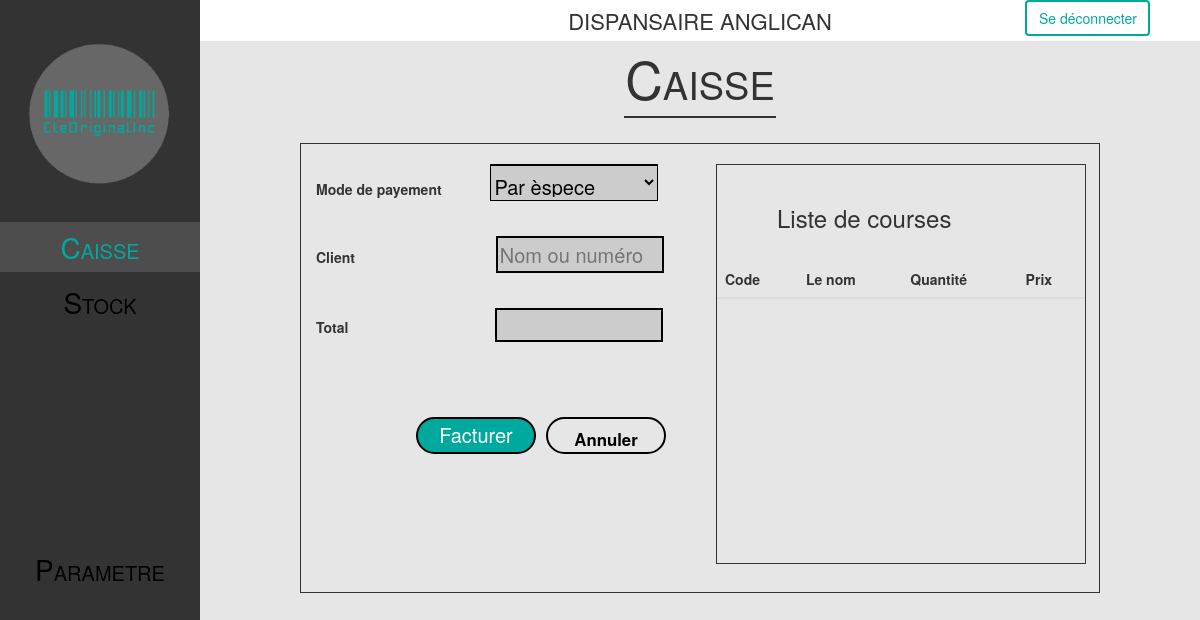
The page /caisse/facture.php?numero=2383322 on the database as committed earlier.
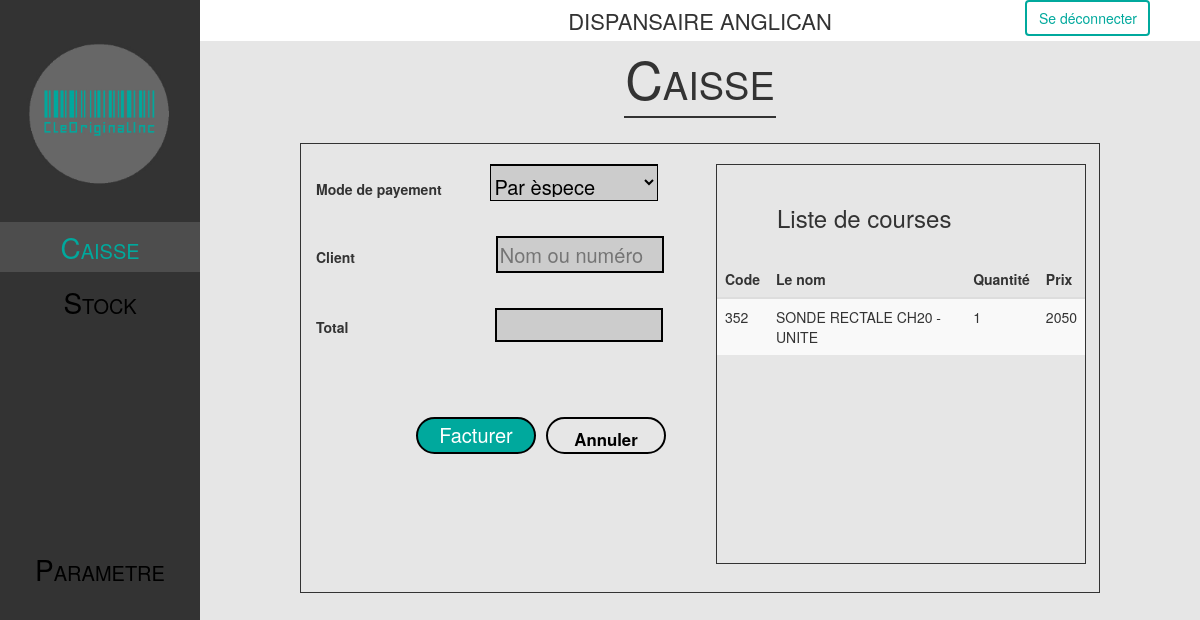
The same page on the database as committed later.
### tables this page shows
CREATE TABLE "tb_produit_vendu" (
	"id"	INTEGER,
	"numero"	int(11) NOT NULL,
	"codebare"	TEXT,
	"nom"	varchar(255),
	"quant"	int(11),
	"valeur"	NUMERIC,
	PRIMARY KEY("id" AUTOINCREMENT)
);

### caisse/facture.php (the view, shortened to what this page needs)
<?php
$db = connect('../pharmacie.db');
$n = $_GET['numero'];
$sql = $db->prepare("SELECT * FROM tb_produit_vendu where numero = :n");
$sql->bindValue(':n', $n);
$sql->execute();
$item = $sql->fetchAll();
?>
<!DOCTYPE html>
<html lang="en">
<head>
  <link rel="stylesheet" type="text/css" href="css/style.css">
  <link rel="stylesheet" type="text/css" href="css/bootstrap.min.css">
</head>
<body>
  <content>
    <div id="Block1" class="col-md-2">
      <img class="logo" src="img/logo.png">
      <ul class="menu">
        <li class="active"><a href="index.php"><span class="c">C</span>AISSE</a></li>
        <li><a href="stock.php"><span class="c">S</span>TOCK</a></li>
        <li><a href="parametre.php"><span class="c">P</span>ARAMETRE</a></li>
      </ul>
    </div>
    <div id="Block2" class="col-md-10">
      <div class="bar" align="center">
        <table>
          <td>
            <p class="text">DISPANSAIRE ANGLICAN</p>
          </td>
          <td><button class="btn btn-danger loggout"> <a href="../logout.php">Se déconnecter</a></button></td>
        </table>
      </div>
      <div class="title">
        <p class="titre"><span class="caisse">C</span>AISSE</p>
      </div>
      <div class="container-fluid">
        <div class="card1" style="width: 800px; height: 450px;">
          <form class="form-cliente" method="post" enctype="multipart/form-data" action="php/finir.php?numero=<?= $_GET['numero'] ?>&total=<?= $_GET['total'] ?>">
            <div class="col-md-12">
              <label class="frmp">Mode de payement
                <select class="arg" name="pagamento" <?php if (isset($_GET['mode'])) {
                                                        echo 'value=' . $_GET['mode'] . '';
                                                      } ?>>
                  <option value="argent">Par èspece</option>
                </select>
              </label>
              <label class="client">
                Client
                <input id="search" type="text" name="cliente" class="client1" placeholder="Nom ou numéro" required>
              </label>
              <label>Total
                <input type="text" name="total" class="total" value="<?php echo $_GET['total']; ?>" disabled></label>
              <br />
              <br />
              <br />
              <br />
              <button type="submit" name="finaliser" style="background-color:#00a99d;color: white;border-color: black;cursor: pointer;width: 120px;height: 37px;margin-left: 100px;margin-top: 10px"> Facturer</button>
              <a href='index.php?cancel=1&numero=<?= $n ?>&item=<?= json_encode($item) ?>' id="cancel"> <strong><big>Annuler</big></strong> </a>
          </form>
        </div>
        <div class="col-md-4">
          <div class="card" style="width: 370px; height: 400px;margin-top: 20px">
            <br />
            <h3 style="margin-left: 60px">Liste de courses</h3>
            <br>
            <table class="table table-striped" cellspacing="0" cellpadding="0">
              <thead>
                <tr>
                  <th>Code</th>
                  <th>Le nom</th>
                  <th>Quantité</th>
                  <th>Prix</th>
                </tr>
              </thead>
              <?php
              foreach ($item as $value) :
              ?>
                <tbody>
                  <tr>
                    <td><?php echo $value['codebare'] ?></td>
                    <td><?php echo $value['nom'] ?></td>
                    <td><?php echo $value['quant'] ?></td>
                    <td><?php echo $value['valeur'] ?></td>
                  <?php
                endforeach;
                  ?>
                  </tr>
                </tbody>
            </table>
          </div>
        </div>
        <br />
      </div>
    </div>
  </content>
</body>
</html>

### caisse/css/style.css (style rules this page uses)
* { -webkit-box-sizing: border-box; -moz-box-sizing: border-box; box-sizing: border-box; }
body { background: #e6e6e6; font-family: 'Roboto'; font-size: 14px; font-weight: initial; color: white; margin: 0; padding: 0; width: 100%; }
content { position: absolute; padding: 0; left: 0; right: 0; top: 0; height: 100%; }
.text { font-size: 22px; margin-bottom: 5px; margin-top: 5px; text-align: center; }
.bar { background: #fff; }
#Block1 { padding: 0; background: #333333; text-align: center; height: 100%; }
.logo { padding-top: 25px; width: 90%; }
.menu { padding: 0; margin-top: 15px; }
#Block1 > ul:nth-child(2) > li { list-style: none; margin-bottom: 5px; padding: 5px 0; }
#Block1 > ul:nth-child(2) > li> a { text-decoration: none; font-size: 20px; }
.menu > li:nth-child(1) > a:nth-child(1) { color: #00a99d; }
.menu > li:nth-child(2) > a:nth-child(1) { color: #000000; }
.menu > li:nth-child(1) { background: #4d4d4d; }
.menu > li:nth-child(3) { margin-top: 217px; }
.menu > li:nth-child(3) > a:nth-child(1) { color: #000000; }
#Block2 { height: 100%; padding: 0; display: flex; flex-direction: column; background: #e6e6e6; }
.title { text-align: center; display: flex; justify-content: center; }
.titre { font-size: 38px; border-bottom-width: 2px; border-bottom-style: solid; width: 152px; margin-bottom: -20px; }
select { background: #cccccc; border-top-width: 2px; border-style: double; border-color: black; font-size: 20px; width: 300px; padding-top: 5px; padding-bottom: 3px; }
input { margin-top: 30px; width: 300px; border-color: black; font-size: 20px; background: #cccccc; border-style: double; }
button { width: 125px; font-size: 20px; border-radius: 20px; border-style: solid; border-color: black; }
.c { font-size: 28px; }
.caisse { font-size: 52px; }
.card { border-style: solid; border-width: 1px; margin-left: 0px; }
.card1 { margin-top: 45px; border-width: 1px; border-style: solid; display: flex; }
.arg { width: 168px; height: 37px; margin-left: 44px; }
.client1 { width: 168px; height: 37px; margin-left: 137px; }
.total { margin-left: 143px; width: 168px; }
.form-cliente { width: 400px; }
.frmp { margin-top: 20px; }

### caisse/facture.php (style rules this page uses)
.loggout { position: absolute; right: 5%; top: 0%; border: 2px solid #00a99d; background-color: white; }
.loggout>a { color: #00a99d; text-decoration: none; }
#cancel { padding: 8px; text-decoration: none; color: black; margin: 10px; min-width: 120px; border: 2px solid black; position: absolute; border-radius: 30px; height: 37px; text-align: center; }

Rows that differ between the two databases and show on the page:
added tb_produit_vendu: codebare "352", nom "SONDE RECTALE CH20 - UNITE", quant "1", valeur "2050"
